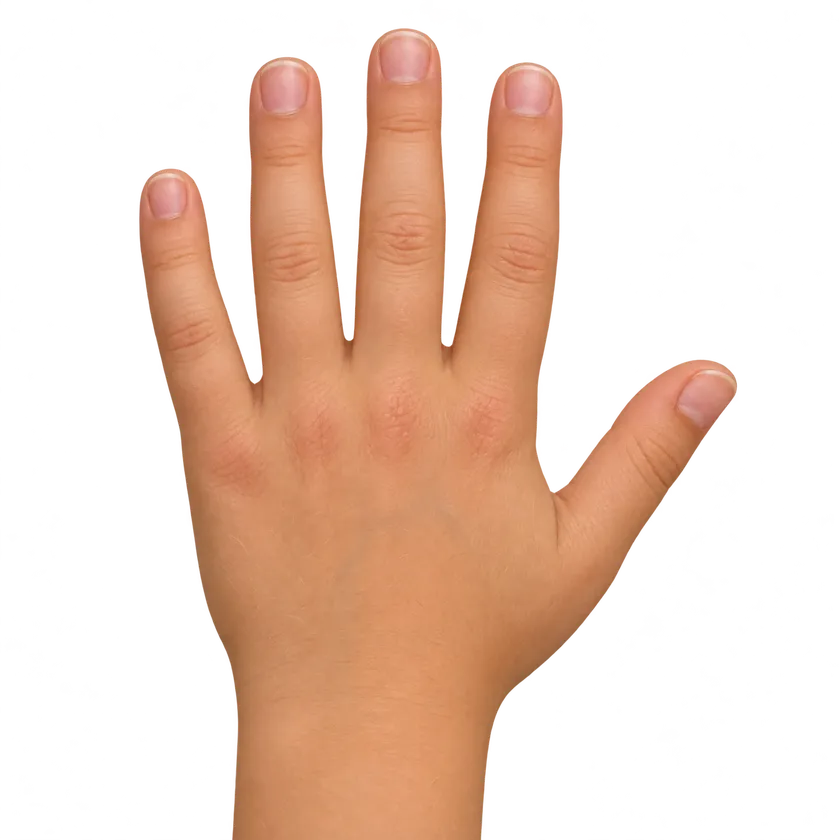
#> input picture tools/hands/left.webp, 840 x 840 px, shrunk from 1440 x 1440 before the run
$ python key_magenta.py hands/left.webp hands/left.webp
#> lines starting #> are read from the running program, lines starting #| are printed output that depends on the picture
"""Turn a flat-magenta background (Codex images are RGB) into alpha."""
import sys, numpy as np
from PIL import Image
src, dst = sys.argv[1], sys.argv[2]
a = np.array(Image.open(src).convert('RGB')).astype(np.int32)
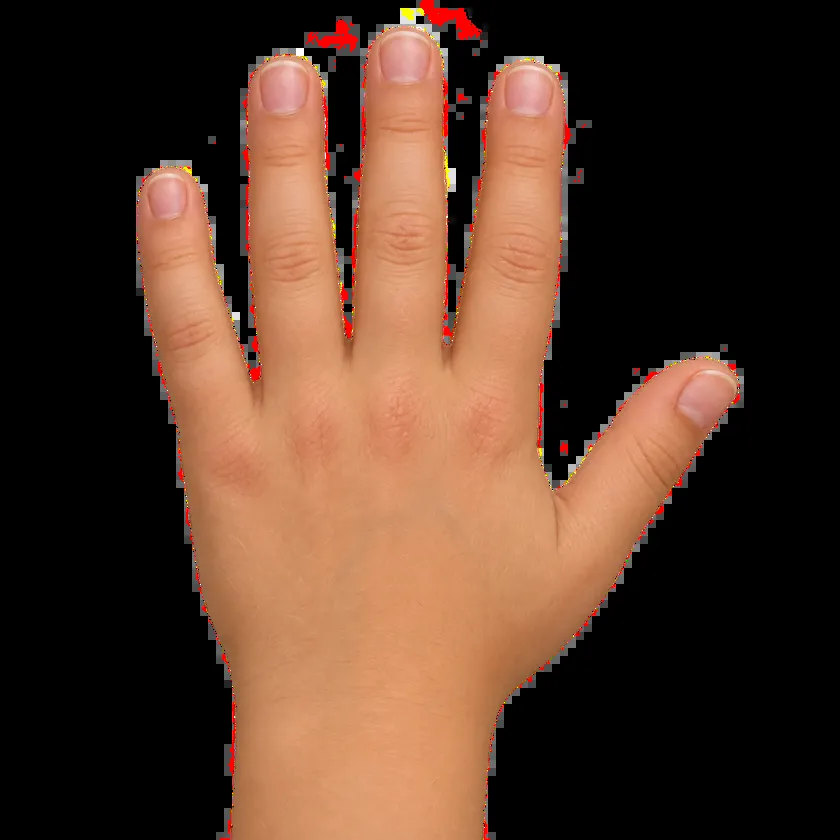
#> a: shape (840, 840, 3) int32; mean R, G, B 84.9, 56.5, 41
r,g,b = a[...,0],a[...,1],a[...,2]
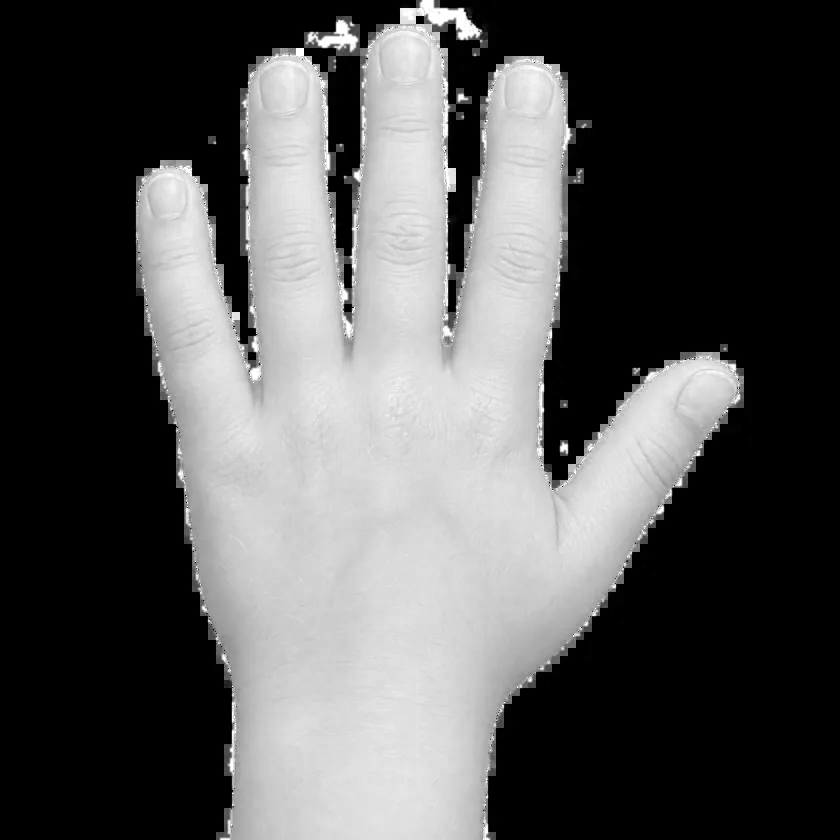
#> r: shape (840, 840) int32; min 0, max 255, mean 84.9
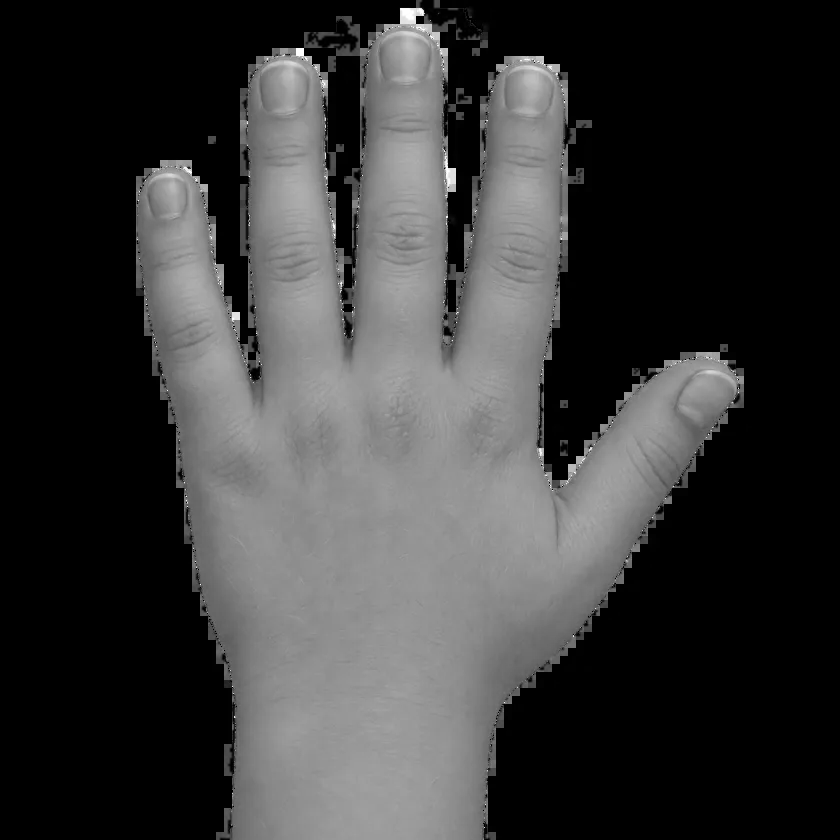
#> g: shape (840, 840) int32; min 0, max 255, mean 56.5
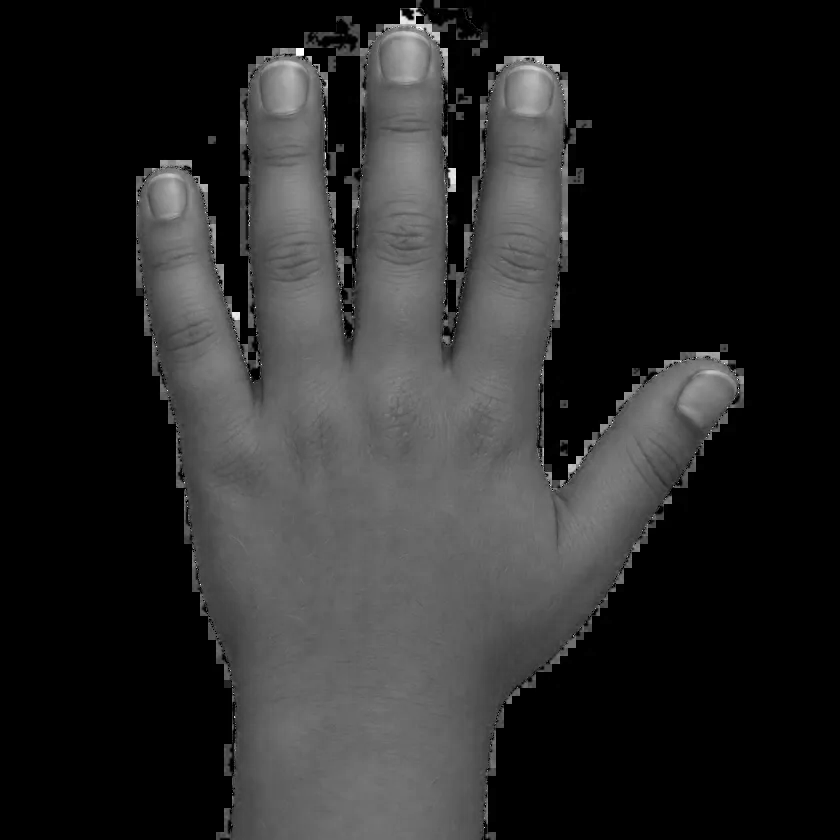
#> b: shape (840, 840) int32; min 0, max 255, mean 41
mag = (np.minimum(r,b) - g)             # how magenta a pixel is
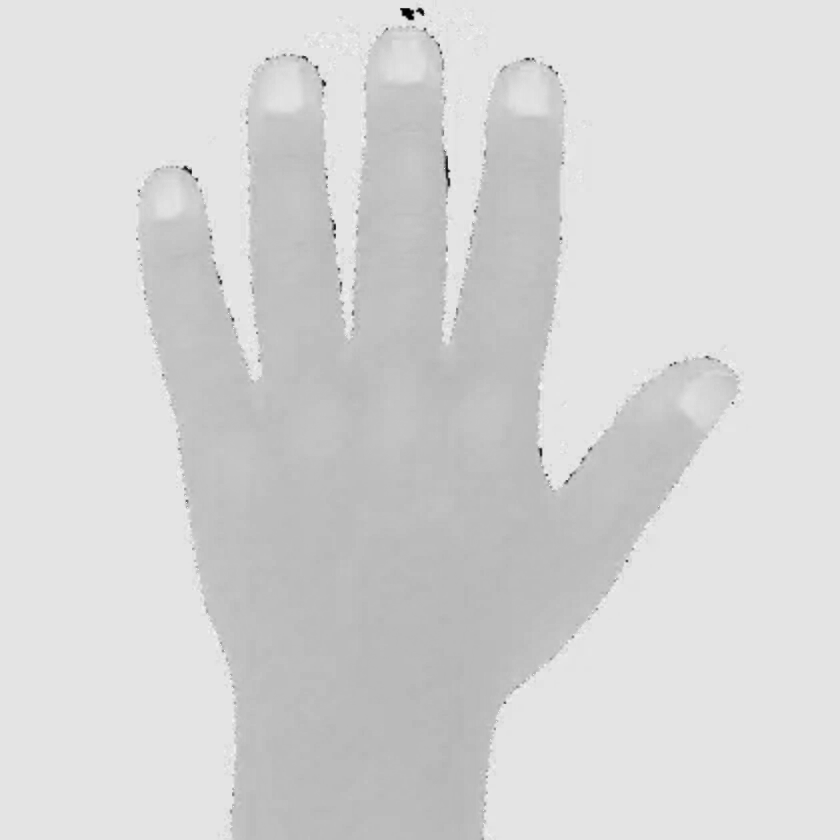
#> mag: shape (840, 840) int32; min -255, max 30, mean -15.6; drawn with min black and max white
alpha = np.clip(255 - (mag-60)*255/80, 0, 255)   # >=140 fully transparent, <=60 opaque
#> alpha: shape (840, 840) float64; every value is 255
alpha[(mag<60)] = 255
# despill: pull magenta tint out of semi-transparent edge pixels
edge = (alpha<255)&(alpha>0)
#> edge: shape (840, 840) bool; every value is 0
k = np.clip(mag-20,0,None)
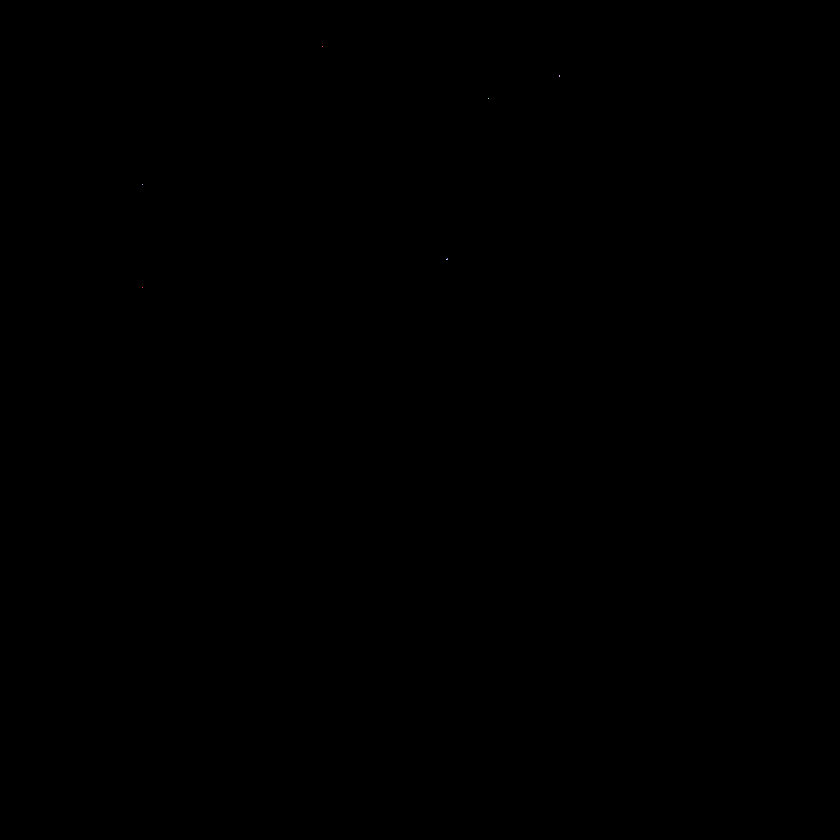
#> k: shape (840, 840) int32; 7 distinct labels, from 0 to 10; one colour per label, 0 black
r2 = np.where(edge, np.clip(r-k*0.8,0,255), r); b2 = np.where(edge, np.clip(b-k*0.8,0,255), b)
out = np.dstack([r2,g,b2,alpha]).astype(np.uint8)
Image.fromarray(out,'RGBA').save(dst)
